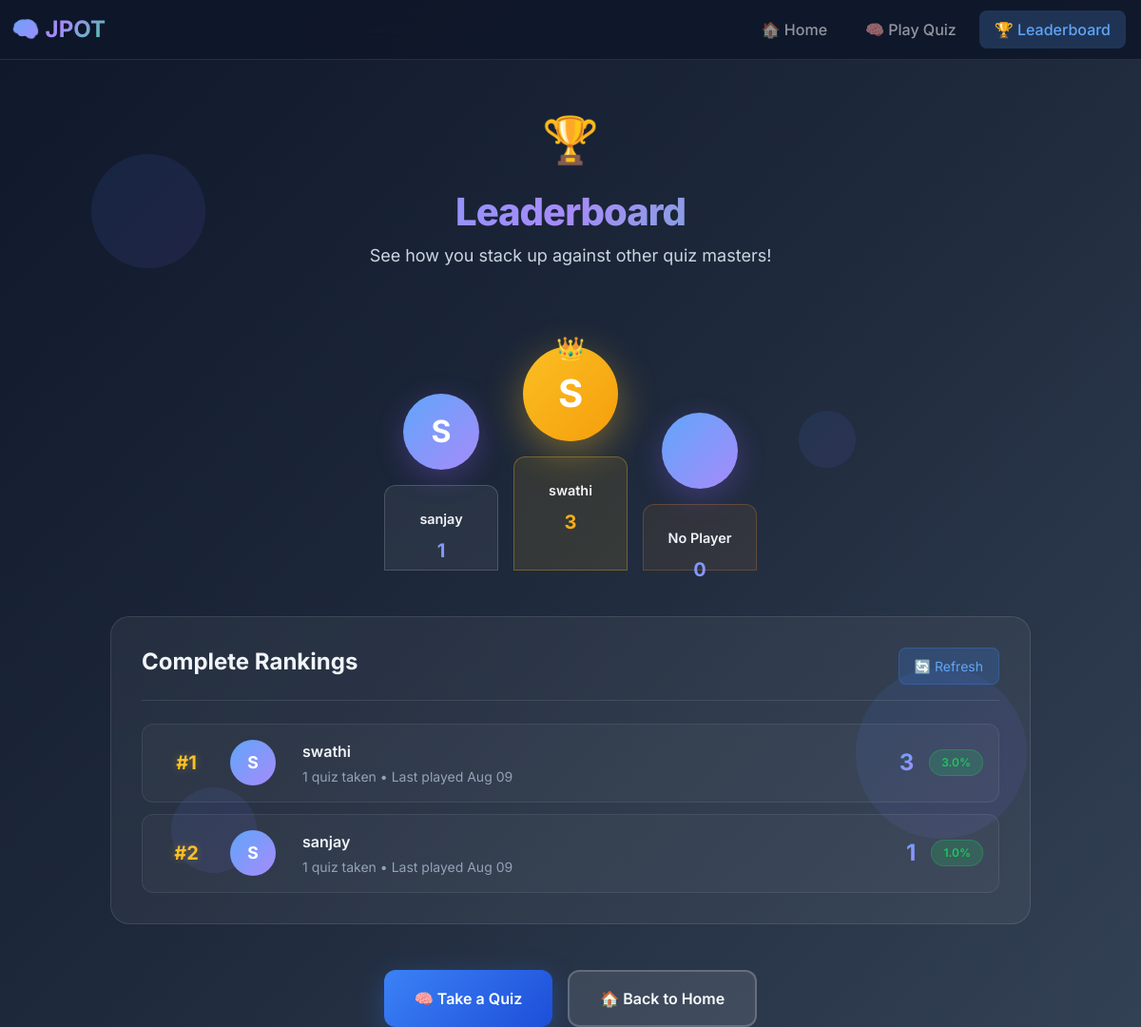
The app's page /leaderboard with its own data.
### app.py (models this page shows, shortened)
class User(db.Model):
    id = db.Column(db.Integer, primary_key=True)
    username = db.Column(db.String(100), nullable=False, unique=True)
    total_score = db.Column(db.Integer, default=0)
    quizzes_taken = db.Column(db.Integer, default=0)
    last_played = db.Column(db.DateTime, default=datetime.utcnow)
    @property
    def score(self):
        return self.total_score

### app.py (the view)
@app.route('/leaderboard')
def leaderboard():
    top_players = User.query.order_by(User.total_score.desc()).all()
    return render_template('leaderboard.html', leaderboard=top_players)

### templates/leaderboard.html (shortened to what this page needs)
{% extends 'base.html' %}
{% block body %}
<div class="bg-decoration">
    <div class="floating-shape shape-1"></div>
    <div class="floating-shape shape-2"></div>
    <div class="floating-shape shape-3"></div>
    <div class="floating-shape shape-4"></div>
</div>
<div class="container">
    <header class="header">
        <div class="logo">🏆</div>
        <h1 class="title">Leaderboard</h1>
        <p class="subtitle">See how you stack up against other quiz masters!</p>
    </header>
    <div class="leaderboard-container">
        <section class="podium-section">
            <div class="podium">
                <div class="podium-item second" style="--delay: 0.1s">
                    <div class="podium-avatar">
                        {{ leaderboard[1].username[0].upper() if leaderboard|length > 1 }}
                    </div>
                    <div class="podium-base">
                        <div class="podium-name">{{ leaderboard[1].username if leaderboard|length > 1 else 'No Player' }}</div>
                        <div class="podium-score">{{ leaderboard[1].score if leaderboard|length > 1 else '0' }}</div>
                    </div>
                </div>
                <div class="podium-item first" style="--delay: 0s">
                    <div class="podium-crown">👑</div>
                    <div class="podium-avatar">
                        {{ leaderboard[0].username[0].upper() if leaderboard|length > 0 }}
                    </div>
                    <div class="podium-base">
                        <div class="podium-name">{{ leaderboard[0].username if leaderboard|length > 0 else 'No Player' }}</div>
                        <div class="podium-score">{{ leaderboard[0].score if leaderboard|length > 0 else '0' }}</div>
                    </div>
                </div>
                <div class="podium-item third" style="--delay: 0.2s">
                    <div class="podium-avatar">
                    </div>
                    <div class="podium-base">
                        <div class="podium-name">{{ leaderboard[2].username if leaderboard|length > 2 else 'No Player' }}</div>
                        <div class="podium-score">{{ leaderboard[2].score if leaderboard|length > 2 else '0' }}</div>
                    </div>
                </div>
            </div>
        </section>
        <section class="leaderboard-table">
            <div class="table-header">
                <h2 class="table-title">Complete Rankings</h2>
                <button class="refresh-btn" onclick="location.reload()">
                    🔄 Refresh
                </button>
            </div>
            <div class="player-list">
                {% if leaderboard %}
                    {% for player in leaderboard %}
                    <div class="player-row" style="--delay: {{ loop.index0 * 0.1 }}s">
                        <div class="rank-number {% if loop.index <= 3 %}top-rank{% endif %}">
                            #{{ loop.index }}
                        </div>
                        <div class="player-avatar">
                            {{ player.username[0].upper() }}
                        </div>
                        <div class="player-info">
                            <div class="player-name">{{ player.username }}</div>
                            <div class="player-meta">
                                {{ player.quizzes_taken }} quiz{% if player.quizzes_taken != 1 %}zes{% endif %} taken
                                {% if player.last_played %}
                                    • Last played {{ player.last_played.strftime('%b %d') }}
                                {% endif %}
                            </div>
                        </div>
                        <div class="player-score">{{ player.score }}</div>
                        <div class="accuracy-badge">
                            {{ ((player.score / (player.quizzes_taken * 100)) * 100)|round(1) if player.quizzes_taken > 0 else 0 }}%
                        </div>
                    </div>
                    {% endfor %}
                {% else %}
                    <div class="empty-state">
                        <div class="empty-icon">🎯</div>
                        <h3>No players yet!</h3>
                        <p>Be the first to take a quiz and claim the top spot.</p>
                    </div>
                {% endif %}
            </div>
        </section>
    </div>
    <nav class="navigation">
        <a href="/quiz" class="btn btn-primary">
            🧠 Take a Quiz
        </a>
        <a href="/" class="btn btn-secondary">
            🏠 Back to Home
        </a>
    </nav>
</div>
{% endblock %}

### templates/base.html (shortened to what this page needs)
<!doctype html>
<html lang="en">
<head>
    <link href="https://cdn.jsdelivr.net/npm/bootstrap@5.3.7/dist/css/bootstrap.min.css" rel="stylesheet"
>
</head>
<body>
    <header>
        <nav class="navbar navbar-expand-lg bg-dark border-bottom border-body" id="nav" data-bs-theme="dark">
            <div class="container-fluid">
                <a class="navbar-brand" href="{{ url_for('home') }}">🧠 JPOT</a>
                <div class="collapse navbar-collapse" id="navbarNav">
                    <ul class="navbar-nav ms-auto">
                        <li class="nav-item">
                            <a class="nav-link {{ 'active' if request.endpoint == 'home' }}" href="{{ url_for('home') }}">
                                🏠 Home
                            </a>
                        </li>
                        <li class="nav-item">
                            <a class="nav-link {{ 'active' if request.endpoint == 'quiz' }}" href="{{ url_for('quiz') }}">
                                🧠 Play Quiz
                            </a>
                        </li>
                        <li class="nav-item">
                            <a class="nav-link {{ 'active' if request.endpoint == 'leaderboard' }}" href="{{ url_for('leaderboard') }}">
                                🏆 Leaderboard
                            </a>
                        </li>
                    </ul>
                </div>
            </div>
        </nav>
    </header>
    <main>
        {% block body %}
        {% endblock %}
    </main>
</body>
</html>

### templates/base.html (style rules this page uses)
#nav { position: sticky; top: 0; z-index: 1000; backdrop-filter: blur(20px); background: rgba(15, 23, 42, 0.9) !important; border-bottom: 1px solid rgba(255, 255, 255, 0.1) !important; }
.navbar-brand { font-weight: 700; font-size: 1.5rem; background: linear-gradient(135deg, #60a5fa, #a78bfa, #34d399); background-clip: text; -webkit-background-clip: text; -webkit-text-fill-color: transparent; }
.nav-link { font-weight: 500; transition: all 0.3s ease; border-radius: 8px; margin: 0 0.25rem; padding: 0.5rem 1rem !important; }
.nav-link.active { background: rgba(96, 165, 250, 0.2); color: #60a5fa !important; }

### records on screen
User: username "S", username "sanjay", total_score "1", quizzes_taken "1", last_played "Aug 09", score "1", quizzes_taken+total_score "1.0"
User: username "S", username "swathi", total_score "3", quizzes_taken "1", last_played "Aug 09", score "3", quizzes_taken+total_score "3.0"

### other values on screen
{{ leaderboard[2].username if leaderboard|length > 2 else 'No Player' }} "No Player"
{{ leaderboard[2].score if leaderboard|length > 2 else '0' }} "0"
